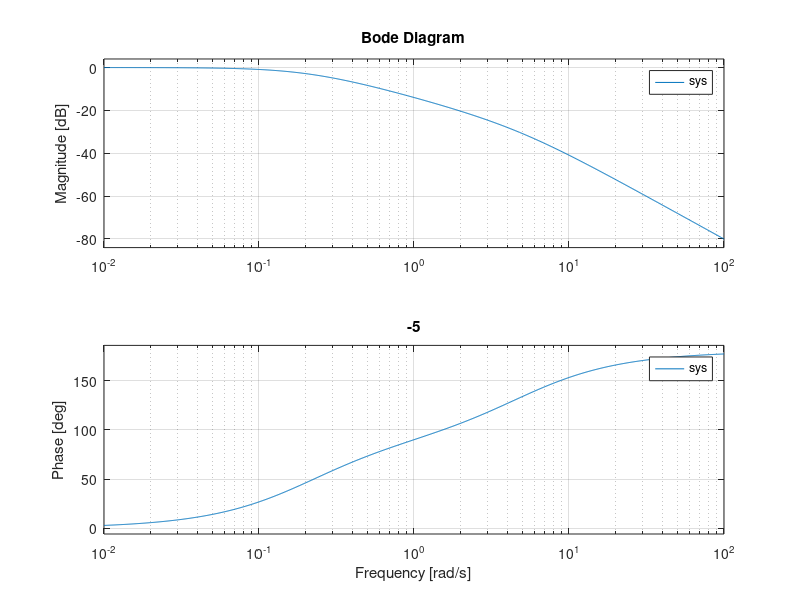

The MATLAB source for this figure:
clc
clear all;
close all;
dt=0.01;
t=0:dt:30;
hold on
for b=5:-0.1:-5
m=1;
k=1;
cla()
sys=tf([1],[m b k]);
bode(sys)
title(num2str(b))
pause(0.1)
end